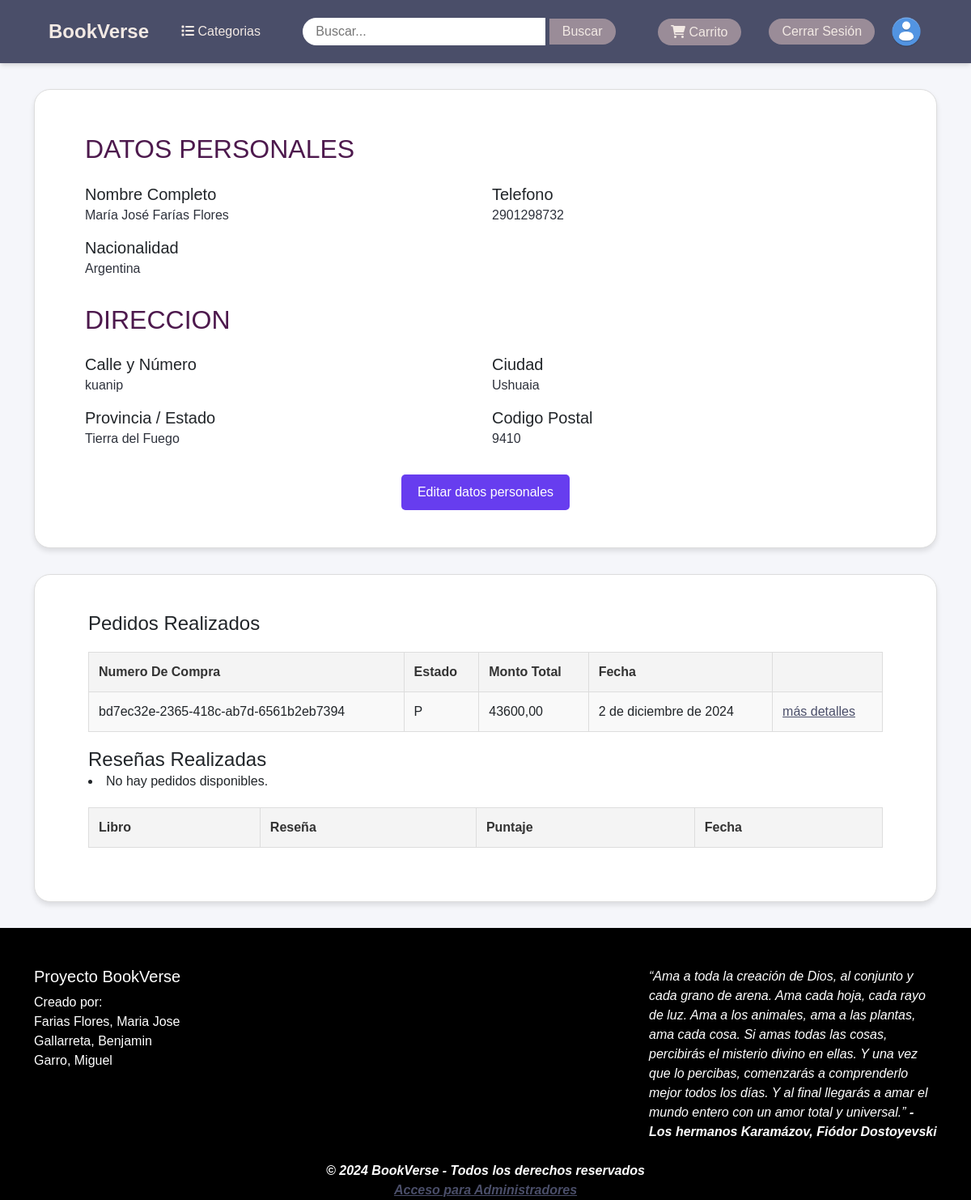
The app's page /perfil/ (signed in), older data.
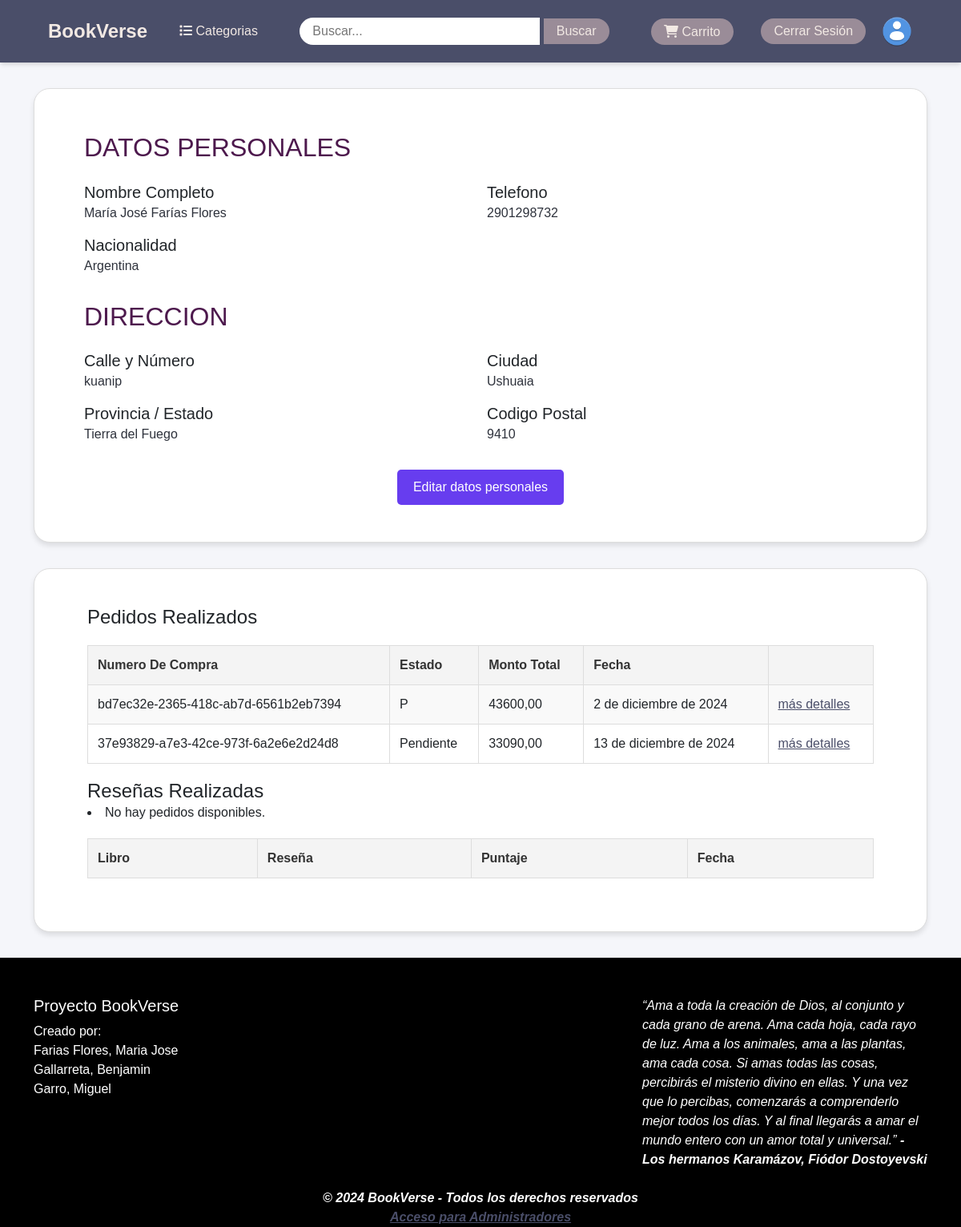
The same page, newer data.
### Pedidos/models.py (models this page shows)
class Pedido(models.Model):
    usuario = models.ForeignKey(Usuario, on_delete=models.CASCADE)  # Asumiendo que Usuario está definido en tu modelo
    correo = models.EmailField()
    monto_total = models.DecimalField(max_digits=10, decimal_places=2)
    fecha = models.DateField(auto_now_add=True)
    estado = models.CharField(  # Cambia max_length a 1
        max_length=10,  # Cambiar aquí a 1 para que coincida con los valores de EstadoPedido
        choices=EstadoPedido.choices,
        default=EstadoPedido.PENDIENTE,
    )
    numero_compra = models.UUIDField(default=uuid.uuid4, editable=False, unique=True, primary_key=True)
    class Meta:
        permissions = [
            ("can_change_status", "Can change order status"),
        ]

### Usuario/views.py (the view)
# urls.py: path('perfil/', UsuarioDetailView.as_view(), name='perfil_usuario'),
class UsuarioDetailView(LoginRequiredMixin, DetailView):
    model = Usuario
    template_name = 'user.html'  # Nombre del template que vas a crear
    context_object_name = 'usuario'
    def get_object(self):
        return self.request.user  # Obtiene el usuario actual
    def get_context_data(self, **kwargs):
        context = super().get_context_data(**kwargs)
        context['pedidos'] = Pedido.objects.filter(usuario=self.request.user)
        context['reseñas'] = Reseña.objects.filter(usuario=self.request.user)
        return context

### Usuario/templates/user.html (shortened to what the changed rows need)
{% extends 'base.html' %}
{% load static %}
{% block content %}
<link href="{% static 'Usuario/user.css' %}" rel="stylesheet">
<div class="container">
    <div class="col-xl-12 col-lg-12 col-md-12 col-sm-12 col-12 custom-size">
    <div class="card h-100">
        <div class="card-body">
            <div class="row gutters">
                <div class="col-xl-12 col-lg-12 col-md-12 col-sm-12 col-12">
                    <h2 class="mb-2 text-primary">DATOS PERSONALES</h2>
                </div>
            </div>
            <div class="row gutters">
                <div class="col-xl-12 col-lg-12 col-md-12 col-sm-12 col-12">
                    <h2 class="mt-3 mb-2 text-primary">DIRECCION</h2>
                </div>
            </div>
    </div>
    </div>
    </div>
    <div class="col-xl-12 col-lg-12 col-md-12 col-sm-12 col-12 custom-size">
        <div class="card h-100">
            <div class="card-body">
                <div class="user-purchases">
                    <table class="displayed-table">
                        <tr>
                            <th>Numero De Compra</th>
                            <th>Estado</th>
                            <th>Monto Total</th>
                            <th>Fecha</th>
                            <th> </th>
                        </tr>
                        {% for pedido in pedidos %}
                            <tr>
                                <td>{{ pedido.numero_compra }}</td>
                                <td>{{ pedido.estado }}</td>
                                <td>{{ pedido.monto_total }}</td>
                                <td>{{ pedido.fecha }}</td>
                                <td>
                                    <a href="{% url 'detalle' pedido.numero_compra %}">más detalles</a>
                            </td>
                            {% empty %}
                                <li>No hay pedidos disponibles.</li>
                            </tr>
                        {% endfor %}
                    </table>
                </div>
                <div class="user-reviews">
                    <table class="displayed-table">
                        <tr>
                            <th>Libro</th>
                            <th>Reseña</th>
                            <th>Puntaje</th>
                            <th>Fecha</th>
                        </tr>
                    </table>
                </div>
            </div>
        </div>
    </div>
</div>
{% endblock %}

Row changes from the older to the newer data that the page shows:
added Pedido: numero_compra "37e93829-a7e3-42ce-973f-6a2e6e2d24d8", estado "Pendiente", monto_total "33090,00", fecha "13 de diciembre de 2024"
